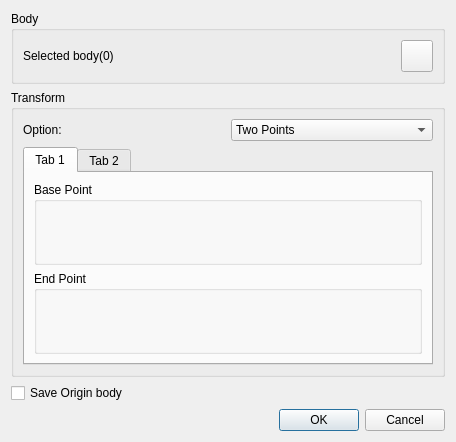
<?xml version="1.0" encoding="UTF-8"?>
<ui version="4.0">
 <class>MoveFeatureDialog</class>
 <widget class="QDialog" name="MoveFeatureDialog">
  <property name="geometry">
   <rect>
    <x>0</x>
    <y>0</y>
    <width>456</width>
    <height>399</height>
   </rect>
  </property>
  <property name="windowTitle">
   <string>Move Feature</string>
  </property>
  <layout class="QGridLayout" name="gridLayout_8">
   <item row="0" column="0">
    <widget class="QGroupBox" name="groupBox">
     <property name="title">
      <string>Body</string>
     </property>
     <layout class="QGridLayout" name="gridLayout">
      <item row="0" column="0">
       <widget class="QLabel" name="edgelabel">
        <property name="text">
         <string>Selected body(0)</string>
        </property>
       </widget>
      </item>
      <item row="0" column="1">
       <widget class="QPushButton" name="geoSelectSurface">
        <property name="sizePolicy">
         <sizepolicy hsizetype="Minimum" vsizetype="Minimum">
          <horstretch>0</horstretch>
          <verstretch>0</verstretch>
         </sizepolicy>
        </property>
        <property name="minimumSize">
         <size>
          <width>32</width>
          <height>32</height>
         </size>
        </property>
        <property name="maximumSize">
         <size>
          <width>32</width>
          <height>32</height>
         </size>
        </property>
        <property name="styleSheet">
         <string notr="true">background-image: url(:/QUI/geometry/selectbody.png);</string>
        </property>
        <property name="text">
         <string/>
        </property>
        <property name="checkable">
         <bool>true</bool>
        </property>
       </widget>
      </item>
     </layout>
    </widget>
   </item>
   <item row="1" column="0">
    <widget class="QGroupBox" name="groupBox_2">
     <property name="title">
      <string>Transform</string>
     </property>
     <layout class="QGridLayout" name="gridLayout_7">
      <item row="0" column="0">
       <layout class="QHBoxLayout" name="horizontalLayout">
        <item>
         <widget class="QLabel" name="label">
          <property name="text">
           <string>Option:</string>
          </property>
         </widget>
        </item>
        <item>
         <widget class="QComboBox" name="comboBoxOption">
          <item>
           <property name="text">
            <string>Two Points</string>
           </property>
          </item>
          <item>
           <property name="text">
            <string>Distance</string>
           </property>
          </item>
         </widget>
        </item>
       </layout>
      </item>
      <item row="1" column="0">
       <widget class="QTabWidget" name="tabWidget">
        <property name="currentIndex">
         <number>0</number>
        </property>
        <widget class="QWidget" name="tab">
         <attribute name="title">
          <string>Tab 1</string>
         </attribute>
         <layout class="QGridLayout" name="gridLayout_6">
          <item row="0" column="0">
           <widget class="QGroupBox" name="groupBox_3">
            <property name="title">
             <string>Base Point</string>
            </property>
            <layout class="QGridLayout" name="gridLayout_2">
             <property name="leftMargin">
              <number>0</number>
             </property>
             <property name="rightMargin">
              <number>0</number>
             </property>
             <item row="0" column="0">
              <layout class="QVBoxLayout" name="baseLayout"/>
             </item>
            </layout>
           </widget>
          </item>
          <item row="1" column="0">
           <widget class="QGroupBox" name="groupBox_4">
            <property name="title">
             <string>End Point</string>
            </property>
            <layout class="QGridLayout" name="gridLayout_3">
             <property name="leftMargin">
              <number>0</number>
             </property>
             <property name="rightMargin">
              <number>0</number>
             </property>
             <item row="0" column="0">
              <layout class="QVBoxLayout" name="endLayout"/>
             </item>
            </layout>
           </widget>
          </item>
         </layout>
        </widget>
        <widget class="QWidget" name="tab_2">
         <attribute name="title">
          <string>Tab 2</string>
         </attribute>
         <layout class="QGridLayout" name="gridLayout_5">
          <item row="0" column="0">
           <layout class="QHBoxLayout" name="horizontalLayout_3">
            <item>
             <widget class="QLabel" name="label_3">
              <property name="text">
               <string>Length:</string>
              </property>
             </widget>
            </item>
            <item>
             <widget class="QLineEdit" name="lineEditLength">
              <property name="text">
               <string>10.00</string>
              </property>
             </widget>
            </item>
           </layout>
          </item>
          <item row="1" column="0">
           <widget class="QGroupBox" name="groupBox_5">
            <property name="title">
             <string>Direction</string>
            </property>
            <layout class="QGridLayout" name="gridLayout_4">
             <item row="2" column="0">
              <layout class="QHBoxLayout" name="horizontalLayout_5">
               <item>
                <widget class="QDoubleSpinBox" name="doubleSpinBoxX">
                 <property name="minimum">
                  <double>-1000.000000000000000</double>
                 </property>
                 <property name="maximum">
                  <double>1000.000000000000000</double>
                 </property>
                </widget>
               </item>
               <item>
                <widget class="QDoubleSpinBox" name="doubleSpinBoxY">
                 <property name="minimum">
                  <double>-1000.000000000000000</double>
                 </property>
                 <property name="maximum">
                  <double>1000.000000000000000</double>
                 </property>
                </widget>
               </item>
               <item>
                <widget class="QDoubleSpinBox" name="doubleSpinBoxZ">
                 <property name="minimum">
                  <double>-1000.000000000000000</double>
                 </property>
                 <property name="maximum">
                  <double>1000.000000000000000</double>
                 </property>
                 <property name="value">
                  <double>1.000000000000000</double>
                 </property>
                </widget>
               </item>
              </layout>
             </item>
             <item row="0" column="0">
              <layout class="QHBoxLayout" name="horizontalLayout_4">
               <item>
                <widget class="QRadioButton" name="radioButtonX">
                 <property name="text">
                  <string>X axis</string>
                 </property>
                </widget>
               </item>
               <item>
                <widget class="QRadioButton" name="radioButtonY">
                 <property name="text">
                  <string>Y axis</string>
                 </property>
                </widget>
               </item>
               <item>
                <widget class="QRadioButton" name="radioButtonZ">
                 <property name="text">
                  <string>Z axis</string>
                 </property>
                 <property name="checked">
                  <bool>true</bool>
                 </property>
                </widget>
               </item>
              </layout>
             </item>
             <item row="1" column="0">
              <widget class="QRadioButton" name="radioButtonUser">
               <property name="text">
                <string>User define</string>
               </property>
              </widget>
             </item>
             <item row="3" column="0">
              <widget class="QCheckBox" name="checkBoxReverse">
               <property name="text">
                <string>Reverse</string>
               </property>
              </widget>
             </item>
            </layout>
           </widget>
          </item>
          <item row="2" column="0">
           <spacer name="verticalSpacer">
            <property name="orientation">
             <enum>Qt::Vertical</enum>
            </property>
            <property name="sizeHint" stdset="0">
             <size>
              <width>20</width>
              <height>40</height>
             </size>
            </property>
           </spacer>
          </item>
         </layout>
        </widget>
       </widget>
      </item>
     </layout>
    </widget>
   </item>
   <item row="2" column="0">
    <widget class="QCheckBox" name="checkBoxSaveOrigin">
     <property name="text">
      <string>Save Origin body</string>
     </property>
     <property name="checked">
      <bool>false</bool>
     </property>
    </widget>
   </item>
   <item row="3" column="0">
    <widget class="QDialogButtonBox" name="buttonBox">
     <property name="orientation">
      <enum>Qt::Horizontal</enum>
     </property>
     <property name="standardButtons">
      <set>QDialogButtonBox::Cancel|QDialogButtonBox::Ok</set>
     </property>
    </widget>
   </item>
  </layout>
 </widget>
 <resources>
  <include location="../qrc/qianfan.qrc"/>
 </resources>
 <connections>
  <connection>
   <sender>buttonBox</sender>
   <signal>accepted()</signal>
   <receiver>MoveFeatureDialog</receiver>
   <slot>accept()</slot>
   <hints>
    <hint type="sourcelabel">
     <x>248</x>
     <y>254</y>
    </hint>
    <hint type="destinationlabel">
     <x>157</x>
     <y>274</y>
    </hint>
   </hints>
  </connection>
  <connection>
   <sender>buttonBox</sender>
   <signal>rejected()</signal>
   <receiver>MoveFeatureDialog</receiver>
   <slot>reject()</slot>
   <hints>
    <hint type="sourcelabel">
     <x>316</x>
     <y>260</y>
    </hint>
    <hint type="destinationlabel">
     <x>286</x>
     <y>274</y>
    </hint>
   </hints>
  </connection>
 </connections>
</ui>
